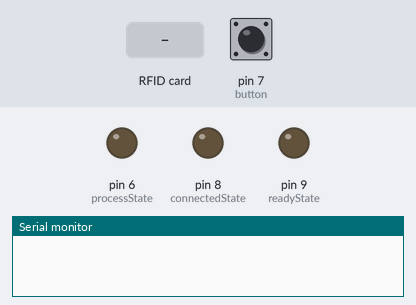
A sketch run on a simulated Arduino Uno, built with avr-gcc and run on an emulated ATmega328P. On the bench: output pins drawn as LEDs (lit = HIGH), the last lines printed to the serial monitor. The inputs (shaded band) are chosen by the test bench; at power-on: pin 7 (button) LOW. WiFi joins after 1.5 s; servers stay silent unless stated.

Above: at 0.8 s.
0.9 s: pin 7 (button) pulled HIGH for 0.15 s
At 2.3 s:
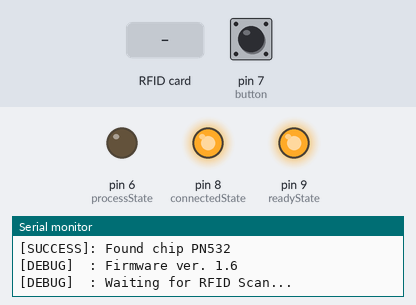
2.6 s: RFID card 5E 7A 19 C4 held to the reader
At 3.4 s:
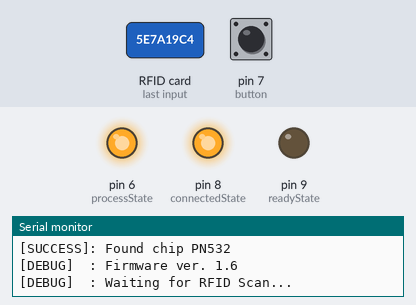
Timing chart, 0 to 5.6 s (numbered marks = the images above; inputs shaded):
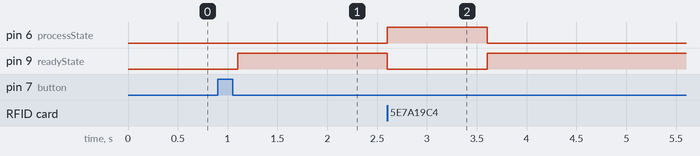

The sketch:

smartcart_arduino.ino
```cpp
/**
 * @author Priyank Patel
 * @desc Arduino code for SmartCart
 */
// Include the Libraries
#include <Wire.h>
#include <SPI.h>
#include <Ethernet.h>

// Requires third party library found at: https://github.com/adafruit/Adafruit-PN532
#include <Adafruit_PN532.h>

// Pins connected to the IRQ and reset lines
#define PN532_IRQ    (2)
#define PN532_RESET  (3)

// Breakout with a I2C connection
Adafruit_PN532 nfc(PN532_IRQ, PN532_RESET);

// MAC Address of the Ethernet shield
byte mac[] = {
  0xBE, 0xEF, 0xBA, 0x7C, 0x5F, 0xDD
};

// Arduino IP Address, depending on network configuration
IPAddress ip(192, 168, 2, 35);

// Create the Ethernet client
EthernetClient client;

// Server Hostname
char serverName[] = "sandbox.priyankpatel.io";

boolean isConnected = false;

int readyState = 9;
int connectedState = 8;
int processState = 6;
int errorState = 5;

int button = 7;

boolean initiated = false;


/**
 * Setup method for initialization
 * @param  {void}  void empty void
 * @return {}      none
 */
void setup() {
  pinMode(button, INPUT);
  pinMode(readyState, OUTPUT);
  pinMode(processState, OUTPUT);
  pinMode(connectedState, OUTPUT);
  pinMode(errorState, OUTPUT);

  digitalWrite(processState, LOW);

  // Start the Ethernet Connection
  Ethernet.begin(mac, ip);

  // Begin serial at 115220 baud rate
  Serial.begin(115200);

  waitForInit();

  Serial.println("[DEBUG]  : Initializing Arduino!");

  isConnected = connectToServer(client, serverName);
  if(!isConnected) {
    while(1);
  }

  // Begin the PN532 board
  nfc.begin();

  // Get the Version information
  uint32_t versiondata = nfc.getFirmwareVersion();

  // Throw error if Board is not found
  if(!versiondata) {
    Serial.println("[ERROR]  : PN532x Board not Found!");

    // Halt forever
    while (1);
  }

  // Print Board Information
  Serial.print("[SUCCESS]: Found chip PN5");
  Serial.println((versiondata>>24) & 0xFF, HEX);
  Serial.print("[DEBUG]  : Firmware ver. ");
  Serial.print((versiondata>>16) & 0xFF, DEC);
  Serial.print('.');
  Serial.println((versiondata>>8) & 0xFF, DEC);

  // Set the max number of attempts to read from a card
  // Prevents from waiting forever
  nfc.setPassiveActivationRetries(0xFF);

  // Configure the board to read RFID tags
  nfc.SAMConfig();

  digitalWrite(readyState, HIGH);

  Serial.println("[DEBUG]  : Waiting for RFID Scan...");
}

void loop() {

  // Init boolean success
  boolean success;

  // Contains UID of card after scan
  uint8_t uid[] = {
    0, 0, 0, 0, 0, 0, 0                   };

  // Contains UID length
  uint8_t uidLength;

  // Read the card when scanned
  success = nfc.readPassiveTargetID(PN532_MIFARE_ISO14443A, &uid[0], &uidLength);

  digitalWrite(processState, HIGH);
  digitalWrite(readyState, LOW);
  delay(1000);

  // If card is read then print its information and validate
  if(success) {
    Serial.println("[SUCCESS]: Card Found!");
    // Print the RFID card information
    printCardInfo(uid, uidLength);
    digitalWrite(processState, LOW);
    digitalWrite(readyState, HIGH);

    delay(2000);
  }
  else {
    Serial.println("[ERROR]: Timed out waiting for a card");
    digitalWrite(processState, LOW);
    digitalWrite(errorState, HIGH);
    while(1);
  }

}

/**
 * Print UID Information
 * @param  {uint8_t} uint8_t uid[]        Array of UID numbers
 * @param  {uint8_t} uint8_t uidLength    length of UID
 * @return {none}                         none
 */
void printCardInfo(uint8_t uid[], uint8_t uidLength) {
  Serial.print("[DEBUG]  : UID Length = ");
  Serial.print(uidLength, DEC);
  Serial.print(" bytes");
  Serial.print("\n[DEBUG]  : UID Values = ");
  for(uint8_t i = 0; i < uidLength; i++) {
    Serial.print(" 0x");
    Serial.print(uid[i], HEX);
  }
  Serial.println("");
}

boolean connectToServer(EthernetClient client, char serverName[]) {
  if(client.connect(serverName, 1337)) {
    Serial.println("[DEBUG]  : Connection to server Successful!");
    digitalWrite(connectedState, HIGH);
    return true;
  }
  else {
    Serial.println("[ERROR]  : Failed to connect to the server");
    digitalWrite(errorState, HIGH);
    return false;
  }
  return false;
}

void waitForInit() {
  int sensorValue = digitalRead(7);

  do {
    sensorValue = digitalRead(7);
  }
  while(!sensorValue);
}
```

Measured:
- after the input at 0.9 s, pin 8 (connectedState), pin 9 (readyState): LOW → HIGH after 0.20 s
- after the input at 2.6 s, pin 6 (processState): LOW → HIGH at once, → LOW 1.0 s later; pin 9 (readyState): HIGH → LOW at once, → HIGH 1.0 s later
